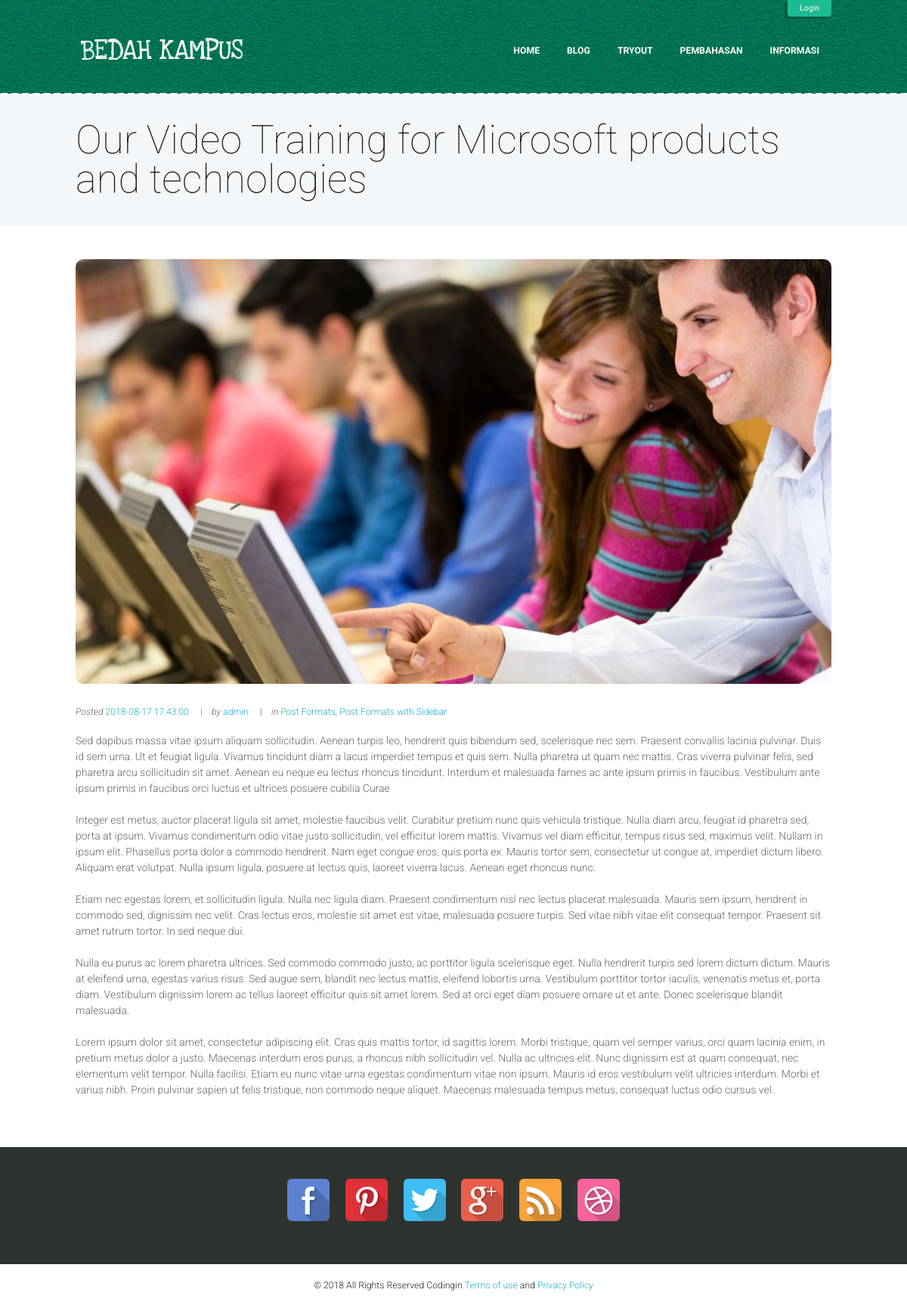
The app's page /index.php/siswa/blog?id_post=9 with its own data.
### tables this page shows
CREATE TABLE `blog` (
  `id_blog` int(11) NOT NULL,
  `title` text NOT NULL,
  `cover` text NOT NULL,
  `isi` text NOT NULL,
  `tanggal` datetime NOT NULL,
  `oleh` varchar(30) NOT NULL
);

### application/controllers/Siswa.php (called while the page is built, shortened)
<?php
class Siswa extends CI_Controller {
	function __construct()
	{
		$this->load->model('Msiswa');
		$this->load->model('Msoal');
	}
	function blog(){
		$id_blog = $_GET['id_post'];
		$this->load->model('Mblog');
		$data['post'] = $this->Mblog->blog($id_blog)->result();
		$this->load->view('blog',$data);
	}
}

### index.php (called while the page is built, shortened)
<?php
require_once BASEPATH.'core/CodeIgniter.php';

### application/models/Mblog.php (called while the page is built, shortened)
<?php
class Mblog extends CI_model
{
	function blog($id_blog)
	{
		return $this->db->get_where('blog',array('id_blog' => $id_blog));
	}
}
?>

### application/views/blog.php (the view, shortened to what this page needs)
<!DOCTYPE html>
<html lang="en-US">
<head>
   <link rel="stylesheet" href="<?php echo base_url('dst/css/fontello/css/fontello.css'); ?>" type="text/css" media="all" />
    <link rel="stylesheet" href="<?php echo base_url('dst/js/rs-plugin/settings.css'); ?>" type="text/css" media="all" />
    <link rel="stylesheet" href="<?php echo base_url('dst/css/woocommerce/woocommerce-layout.css'); ?>" type="text/css" media="all" />
    <link rel="stylesheet" href="<?php echo base_url('dst/css/woocommerce/woocommerce-smallscreen.css'); ?>" type="text/css" media="only screen and (max-width: 768px)" />
    <link rel="stylesheet" href="<?php echo base_url('dst/css/woocommerce/woocommerce.css'); ?>" type="text/css" media="all" />
    <link rel="stylesheet" href="<?php echo base_url('dst/css/style.css'); ?>" type="text/css" media="all" />
    <link rel="stylesheet" href="<?php echo base_url('dst/css/shortcodes.css'); ?>" type="text/css" media="all" />
    <link rel="stylesheet" href="<?php echo base_url('dst/css/core.animation.css'); ?>" type="text/css" media="all" />
    <link rel="stylesheet" href="<?php echo base_url('dst/css/tribe-style.css'); ?>" type="text/css" media="all" />
    <link rel="stylesheet" href="<?php echo base_url('dst/css/skins/skin.css'); ?>" type="text/css" media="all" />
    <link rel="stylesheet" href="<?php echo base_url('dst/css/core.portfolio.css'); ?>" type="text/css" media="all" />
    <link rel="stylesheet" href="<?php echo base_url('dst/js/mediaelement/mediaelementplayer.min.css'); ?>" type="text/css" media="all" />
    <link rel="stylesheet" href="<?php echo base_url('dst/js/mediaelement/wp-mediaelement.css'); ?>" type="text/css" media="all" />
    <link rel="stylesheet" href="<?php echo base_url('dst/js/prettyPhoto/css/prettyPhoto.css'); ?>" type="text/css" media="all" />
    <link rel="stylesheet" href="<?php echo base_url('dst/js/core.customizer/front.customizer.css'); ?>" type="text/css" media="all" />
    <link rel="stylesheet" href="<?php echo base_url('dst/js/core.messages/core.messages.css'); ?>" type="text/css" media="all" />
    <link rel="stylesheet" href="<?php echo base_url('dst/js/swiper/idangerous.swiper.min.css'); ?>" type="text/css" media="all" />
    <link rel="stylesheet" href="<?php echo base_url('dst/css/responsive.css'); ?>" type="text/css" media="all" />
    <link rel="stylesheet" href="<?php echo base_url('dst/css/skins/skin-responsive.css'); ?>" type="text/css" media="all" />
    <link rel="stylesheet" href="<?php echo base_url('dst/css/slider-style.css'); ?>" type="text/css" media="all" />
    <link rel="stylesheet" href="<?php echo base_url('dst/css/custom-style.css'); ?>" type="text/css" media="all" />
</head>
<body class="single postid-26 body_style_wide body_filled article_style_stretch top_panel_style_dark top_panel_opacity_solid top_panel_above menu_right sidebar_hide">
    <div class="body_wrap">
        <div class="page_wrap">
            <header class="top_panel_wrap bg_tint_dark">
                <?php include 'menud.php'; ?>
            </header>
            <div class="page_top_wrap page_top_title page_top_breadcrumbs">
                <div class="content_wrap">
                    <?php foreach ($post as $key) {?>
                    <h1 class="page_title"><?php echo $key->title; ?></h1>
                </div>
            </div>
            <div class="page_content_wrap">
                <div class="content_wrap">
                    <div class="content">
                        <article class="post_item post_item_single post">
                            <section class="post_featured">
                                <div class="post_thumb" data-image="<?php echo base_url('dst/kent.mp4'); ?>" data-title="Our Video Training  for Microsoft products  and technologies">
                                    <a class="hover_icon hover_icon_view" href="<?php echo base_url('dst/images/post_video.jpg'); ?>" title="Our Video Training  for Microsoft products  and technologies">
                                        <img alt="Our Video Training  for Microsoft products  and technologies" src="<?php echo $key->cover;  ?>">
                                    </a>
                                </div>
                            </section>
                            <div class="post_info">
                                <span class="post_info_item post_info_posted">Posted
                                    <a href="#" class="post_info_date date updated" content="2014-12-30"><?php echo $key->tanggal; ?></a>
                                </span>
                                <span class="post_info_item post_info_posted_by">by
                                    <a href="#" class="post_info_author"><?php echo $key->oleh; ?></a>
                                </span>
                                <span class="post_info_item post_info_tags">in
                                    <a class="category_link" href="post-formats.html">Post Formats</a>,
                                    <a class="category_link" href="post-formats-with-sidebar.html">Post Formats with Sidebar</a>
                                </span>
                            </div
                            <section class="post_content">
                                <?php echo $key->isi; ?>
                        <?php } ?>
                        </article>
                    </div>
                </div>
            </div>
            <?php include 'footer.php'; ?>
</body>
</html>

### dst/css/responsive.css (style rules this page uses)
@media (min-width: 1136px) and (max-width: 1367px) { .slider_boxed, .content_wrap, .content_container { width:1000px; } }

### dst/css/skins/skin-responsive.css (style rules this page uses)
@media (min-width: 1136px) and (max-width: 1279px) { body { font-size: 14px; } }

### dst/css/custom-style.css (style rules this page uses)
.page_top_breadcrumbs { background-image: url(skins/images/bg_over.png); background-repeat: repeat-x; background-position: center top; }

### records on screen
blog: title "Our Video Training for Microsoft products and technologies", cover (picture), tanggal "2018-08-17 17:43:00", oleh "admin", isi "Sed dapibus massa vitae ipsum aliquam sollicitudin. Aenean turpis leo, hendrerit quis bibendum sed, scelerisque nec sem. Praesent convallis lacinia pulvinar. Duis id sem urna. Ut et feugiat ligula. Vivamus tincidunt diam a lacus imperdiet tempus et quis sem. Nulla pharetra ut quam nec mattis. Cras viverra pulvinar felis, sed pharetra arcu sollicitudin sit amet. Aenean eu neque eu lectus rhoncus tincidunt. Interdum et malesuada fames ac ante ipsum primis in faucibus. Vestibulum ante ipsum primis in faucibus orci luctus et ultrices posuere cubilia Curae Integer est metus, auctor placerat ligula sit amet, molestie faucibus velit. Curabitur pretium nunc quis vehicula tristique. Nulla diam arcu,…"
